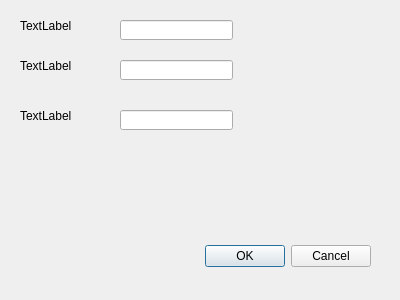
<?xml version="1.0" encoding="UTF-8"?>
<ui version="4.0">
 <class>Config</class>
 <widget class="QDialog" name="Config">
  <property name="geometry">
   <rect>
    <x>0</x>
    <y>0</y>
    <width>400</width>
    <height>300</height>
   </rect>
  </property>
  <property name="windowTitle">
   <string>Dialog</string>
  </property>
  <widget class="QDialogButtonBox" name="buttonBox">
   <property name="geometry">
    <rect>
     <x>30</x>
     <y>240</y>
     <width>341</width>
     <height>32</height>
    </rect>
   </property>
   <property name="orientation">
    <enum>Qt::Horizontal</enum>
   </property>
   <property name="standardButtons">
    <set>QDialogButtonBox::Cancel|QDialogButtonBox::Ok</set>
   </property>
  </widget>
  <widget class="QLabel" name="label">
   <property name="geometry">
    <rect>
     <x>20</x>
     <y>20</y>
     <width>54</width>
     <height>12</height>
    </rect>
   </property>
   <property name="text">
    <string>TextLabel</string>
   </property>
  </widget>
  <widget class="QLineEdit" name="lineEdit">
   <property name="geometry">
    <rect>
     <x>120</x>
     <y>20</y>
     <width>113</width>
     <height>20</height>
    </rect>
   </property>
  </widget>
  <widget class="QLabel" name="label_2">
   <property name="geometry">
    <rect>
     <x>20</x>
     <y>60</y>
     <width>54</width>
     <height>12</height>
    </rect>
   </property>
   <property name="text">
    <string>TextLabel</string>
   </property>
  </widget>
  <widget class="QLineEdit" name="lineEdit_2">
   <property name="geometry">
    <rect>
     <x>120</x>
     <y>60</y>
     <width>113</width>
     <height>20</height>
    </rect>
   </property>
  </widget>
  <widget class="QLabel" name="label_3">
   <property name="geometry">
    <rect>
     <x>20</x>
     <y>110</y>
     <width>54</width>
     <height>12</height>
    </rect>
   </property>
   <property name="text">
    <string>TextLabel</string>
   </property>
  </widget>
  <widget class="QLineEdit" name="lineEdit_3">
   <property name="geometry">
    <rect>
     <x>120</x>
     <y>110</y>
     <width>113</width>
     <height>20</height>
    </rect>
   </property>
  </widget>
 </widget>
 <resources/>
 <connections>
  <connection>
   <sender>buttonBox</sender>
   <signal>accepted()</signal>
   <receiver>Config</receiver>
   <slot>accept()</slot>
   <hints>
    <hint type="sourcelabel">
     <x>248</x>
     <y>254</y>
    </hint>
    <hint type="destinationlabel">
     <x>157</x>
     <y>274</y>
    </hint>
   </hints>
  </connection>
  <connection>
   <sender>buttonBox</sender>
   <signal>rejected()</signal>
   <receiver>Config</receiver>
   <slot>reject()</slot>
   <hints>
    <hint type="sourcelabel">
     <x>316</x>
     <y>260</y>
    </hint>
    <hint type="destinationlabel">
     <x>286</x>
     <y>274</y>
    </hint>
   </hints>
  </connection>
 </connections>
</ui>
